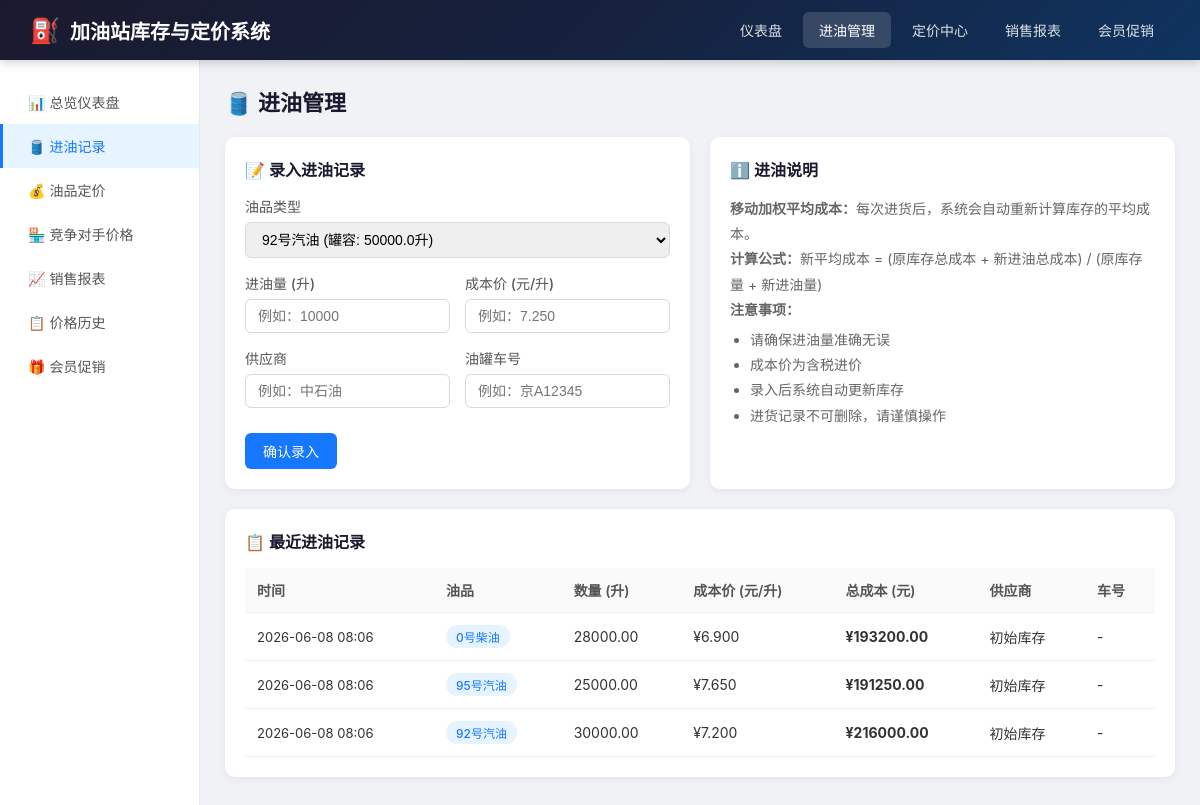
Before: /intake with the older database file.
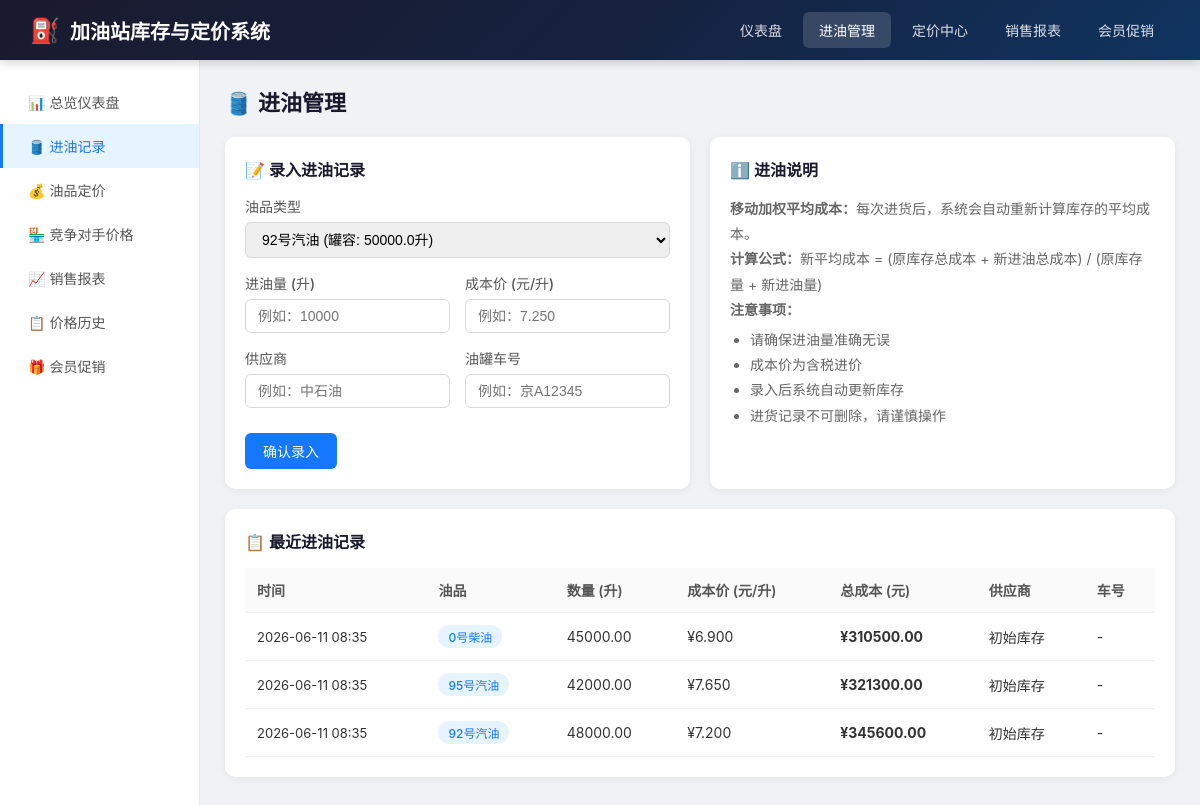
After: the same page with the newer database file.
### models.py (models this page shows, shortened)
class IntakeRecord(db.Model):
    __tablename__ = 'intake_records'
    id = db.Column(db.Integer, primary_key=True)
    fuel_id = db.Column(db.Integer, db.ForeignKey('fuels.id'), nullable=False)
    volume = db.Column(db.Float, nullable=False)
    cost_price = db.Column(db.Float, nullable=False)
    total_cost = db.Column(db.Float)
    supplier = db.Column(db.String(100))
    truck_no = db.Column(db.String(50))
    intake_time = db.Column(db.DateTime, nullable=False)
    created_at = db.Column(db.DateTime, default=datetime.now)

class Fuel(db.Model):
    __tablename__ = 'fuels'
    id = db.Column(db.Integer, primary_key=True)
    code = db.Column(db.String(20), unique=True, nullable=False)
    name = db.Column(db.String(50), nullable=False)
    tank_capacity = db.Column(db.Float, default=50000)
    current_price = db.Column(db.Float, nullable=False)
    price_update_time = db.Column(db.DateTime, default=datetime.now)
    created_at = db.Column(db.DateTime, default=datetime.now)
    intake_records = db.relationship('IntakeRecord', backref='fuel', lazy='dynamic')
    sales_records = db.relationship('SalesRecord', backref='fuel', lazy='dynamic')
    price_histories = db.relationship('PriceHistory', backref='fuel', lazy='dynamic')
    competitor_prices = db.relationship('CompetitorPrice', backref='fuel', lazy='dynamic')
    member_promotions = db.relationship('MemberPromotion', backref='fuel', lazy='dynamic')

### app.py (the view, shortened to what this page needs)
@app.route('/intake', methods=['GET', 'POST'])
def intake():
    fuels = Fuel.query.all()
    intake_records = IntakeRecord.query.order_by(IntakeRecord.intake_time.desc()).limit(20).all()
    return render_template('intake.html',
                         fuels=fuels,
                         intake_records=intake_records)

### templates/intake.html (shortened to what this page needs)
{% extends 'base.html' %}
{% block content %}
<h2 class="page-title">🛢️ 进油管理</h2>
<div class="grid-2">
    <div class="card">
        <div class="card-title">📝 录入进油记录</div>
        <form method="POST">
            <div class="form-group">
                <label>油品类型</label>
                <select name="fuel_id" required>
                    {% for fuel in fuels %}
                    <option value="{{ fuel.id }}">{{ fuel.name }} (罐容: {{ fuel.tank_capacity }}升)</option>
                    {% endfor %}
                </select>
            </div>
            <div class="form-row">
                <div class="form-group">
                    <label>进油量 (升)</label>
                    <input type="number" name="volume" step="0.01" min="0" required placeholder="例如：10000">
                </div>
                <div class="form-group">
                    <label>成本价 (元/升)</label>
                    <input type="number" name="cost_price" step="0.001" min="0" required placeholder="例如：7.250">
                </div>
            </div>
            <div class="form-row">
                <div class="form-group">
                    <label>供应商</label>
                    <input type="text" name="supplier" placeholder="例如：中石油">
                </div>
                <div class="form-group">
                    <label>油罐车号</label>
                    <input type="text" name="truck_no" placeholder="例如：京A12345">
                </div>
            </div>
            <div style="margin-top: 10px;">
                <button type="submit" class="btn btn-primary">确认录入</button>
            </div>
        </form>
    </div>
    <div class="card">
        <div class="card-title">ℹ️ 进油说明</div>
        <div style="line-height: 1.8; color: #666; font-size: 14px;">
            <p><strong>移动加权平均成本：</strong>每次进货后，系统会自动重新计算库存的平均成本。</p>
            <p><strong>计算公式：</strong>新平均成本 = (原库存总成本 + 新进油总成本) / (原库存量 + 新进油量)</p>
            <p><strong>注意事项：</strong></p>
            <ul style="margin-left: 20px; margin-top: 5px;">
                <li>请确保进油量准确无误</li>
                <li>成本价为含税进价</li>
                <li>录入后系统自动更新库存</li>
                <li>进货记录不可删除，请谨慎操作</li>
            </ul>
        </div>
    </div>
</div>
<div class="card">
    <div class="card-title">📋 最近进油记录</div>
    {% if intake_records %}
    <table>
        <thead>
            <tr>
                <th>时间</th>
                <th>油品</th>
                <th>数量 (升)</th>
                <th>成本价 (元/升)</th>
                <th>总成本 (元)</th>
                <th>供应商</th>
                <th>车号</th>
            </tr>
        </thead>
        <tbody>
            {% for record in intake_records %}
            <tr>
                <td style="font-size: 13px;">{{ record.intake_time.strftime('%Y-%m-%d %H:%M') }}</td>
                <td><span class="tag tag-blue">{{ record.fuel.name }}</span></td>
                <td>{{ '%.2f'|format(record.volume) }}</td>
                <td>¥{{ '%.3f'|format(record.cost_price) }}</td>
                <td><strong>¥{{ '%.2f'|format(record.total_cost or 0) }}</strong></td>
                <td>{{ record.supplier or '-' }}</td>
                <td>{{ record.truck_no or '-' }}</td>
            </tr>
            {% endfor %}
        </tbody>
    </table>
    {% else %}
    <p style="color: #999; text-align: center; padding: 30px;">暂无进油记录</p>
    {% endif %}
</div>
{% endblock %}

Changed rows visible on the page:
changed IntakeRecord "0号柴油": intake_time "2026-06-08 08:06" → "2026-06-11 08:35"; volume "28000.00" → "45000.00"; total_cost "193200.00" → "310500.00"
changed IntakeRecord "95号汽油": intake_time "2026-06-08 08:06" → "2026-06-11 08:35"; volume "25000.00" → "42000.00"; total_cost "191250.00" → "321300.00"
changed IntakeRecord "92号汽油": intake_time "2026-06-08 08:06" → "2026-06-11 08:35"; volume "30000.00" → "48000.00"; total_cost "216000.00" → "345600.00"
